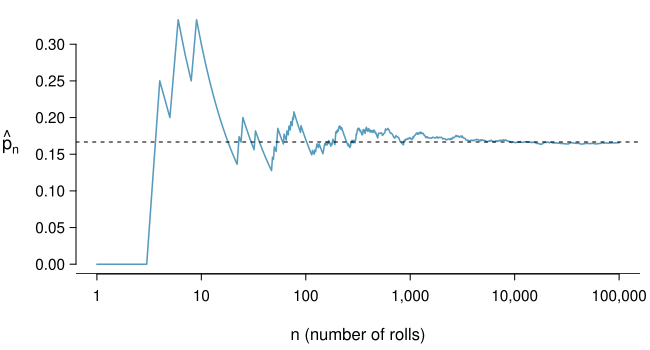

The script that drew this image:
library(openintro)
data(COL)

# _____ Simulate _____ #
set.seed(51)
n <- 10^5
x <- sample(0:1, n, TRUE, p = c(5 / 6, 1 / 6))
y <- cumsum(x) / 1:n
X <- c(1:100, seq(102, 500, 2),
	seq(510, 1500, 10), seq(1550, 10000, 50),
	seq(10100, 25000, 100), seq(25250, 100000, 250))
Y <- y[X]

# _____ Plotting _____ #
myPDF('dieProp.pdf', 6.5, 3.5,
      mar = c(3.8, 3.8, 0.5, 0.5))
plot(X, Y,
     log = 'x',
     type = 'l',
     xlab = '',
     ylab = '',
     axes = FALSE,
     col = COL[1],
     lwd = 1.5)
mtext('n (number of rolls)', side = 1, line = 2.5)
abline(h = 1 / 6, lty = 2)
abline(h = -.0144, lty = 1, lwd=3)
at <- 10^(0:5)
labels <- c('1', '10', '100', '1,000', '10,000', '100,000')
axis(1, at, labels, cex.axis = 0.9)
axis(2, cex.axis = 0.9)
at <- 1 / 6
labels <- expression(paste(hat(p)[n]))
axis(2, at, labels,
     line = 2.3,
     tick = FALSE,
     cex.axis = 1.1)
dev.off()
